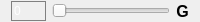
                 <widget class="QWidget" name="gripperControlWidget" native="true">
                  <property name="minimumSize">
                   <size>
                    <width>0</width>
                    <height>22</height>
                   </size>
                  </property>
                  <property name="maximumSize">
                   <size>
                    <width>16777215</width>
                    <height>22</height>
                   </size>
                  </property>
                  <property name="styleSheet">
                   <string notr="true"/>
                  </property>
                  <layout class="QHBoxLayout" name="horizontalLayout_17">
                   <property name="topMargin">
                    <number>1</number>
                   </property>
                   <property name="bottomMargin">
                    <number>1</number>
                   </property>
                   <item>
                    <widget class="QLineEdit" name="gripperLineEditProgram">
                     <property name="minimumSize">
                      <size>
                       <width>35</width>
                       <height>20</height>
                      </size>
                     </property>
                     <property name="maximumSize">
                      <size>
                       <width>35</width>
                       <height>20</height>
                      </size>
                     </property>
                     <property name="styleSheet">
                      <string notr="true">QLineEdit{
	color: white;
	font-size: 9pt;
	background: transparent;
	border: 1px solid gray;
}</string>
                     </property>
                     <property name="text">
                      <string>0</string>
                     </property>
                    </widget>
                   </item>
                   <item>
                    <widget class="QSlider" name="gripperSliderProgram">
                     <property name="orientation">
                      <enum>Qt::Orientation::Horizontal</enum>
                     </property>
                    </widget>
                   </item>
                   <item>
                    <widget class="QLabel" name="label_38">
                     <property name="minimumSize">
                      <size>
                       <width>0</width>
                       <height>20</height>
                      </size>
                     </property>
                     <property name="font">
                      <font>
                       <pointsize>12</pointsize>
                       <bold>true</bold>
                      </font>
                     </property>
                     <property name="text">
                      <string>G</string>
                     </property>
                     <property name="alignment">
                      <set>Qt::AlignmentFlag::AlignCenter</set>
                     </property>
                    </widget>
                   </item>
                  </layout>
                 </widget>
